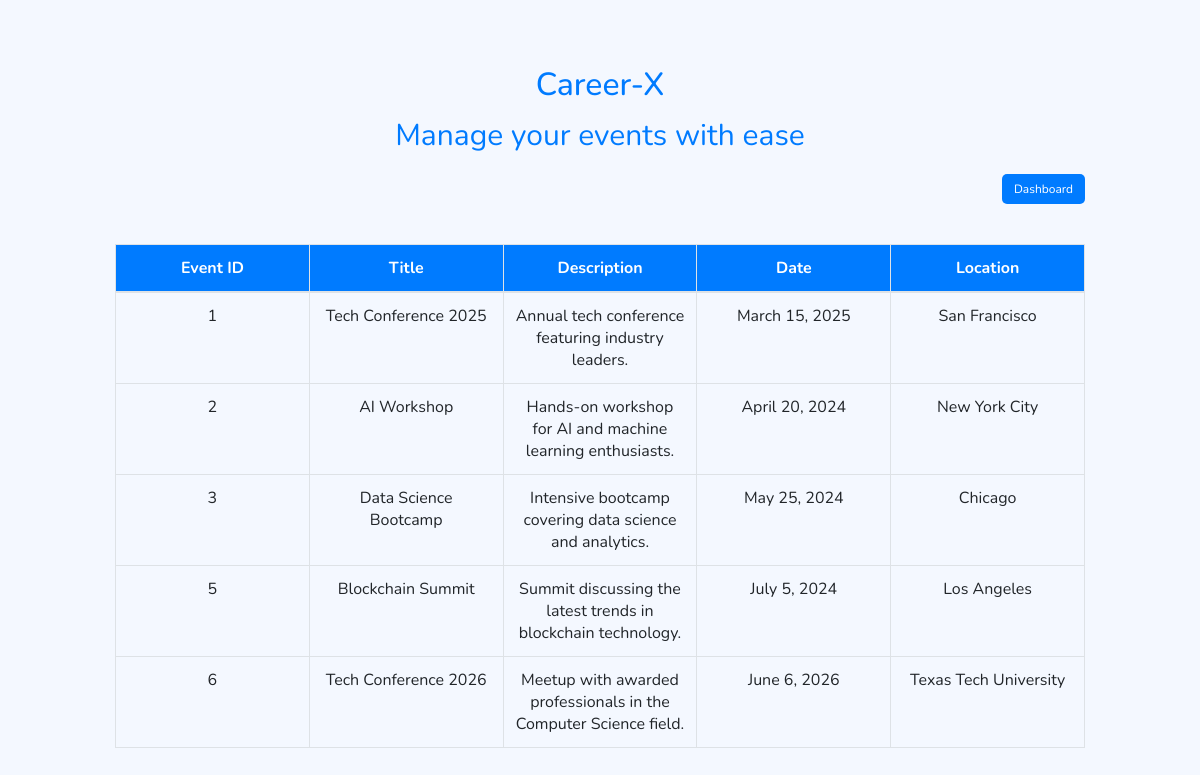
/view_events/, run on the app's committed database.
### home/models.py (models this page shows)
class Event(models.Model):
    event_id = models.AutoField(primary_key=True)
    title = models.CharField(max_length=100, default="Untitled Event")  #default added
    description = models.TextField(default="Description not provided")  #default added
    date = models.DateField(default=date(2024, 1, 1))  #default added
    location = models.CharField(max_length=100, default="TBD")

### home/views.py (the view)
# urls.py: path('view_events/', views.view_events, name='view_events'),
def view_events(request):
    events = Event.objects.all()
    user_type = request.session.get('user_type', None)
    can_manage_events = user_type in ['admin']
    return render(request, 'view_events.html', {'events': events, 'can_manage_events': can_manage_events})

### home/templates/view_events.html (shortened to what this page needs)
{% load static %}
<html>
<head>
<link rel="stylesheet" href="https://stackpath.bootstrapcdn.com/bootstrap/4.3.1/css/bootstrap.min.css">
</head>
<body>
    <section class="vh-100">
        <div class="container-fluid">
            <div class="row d-flex justify-content-center align-items-center h-100">
                <div class="col-md-12 col-lg-10 col-xl-10">
                    <div class="header">
                        <h2>Career-X</h2>
                        <p>Manage your events with ease</p>
                    </div>
                    <div class="d-flex justify-content-between align-items-center">
                        <div class="button-container">
                            <a href="{% url 'dashboard' %}">
                                <button class="btn btn-secondary btn-custom">Dashboard</button>
                            </a>
                        </div>
                    </div>
                    <div class="table-container">
                        <table class="table table-bordered">
                            <thead>
                                <tr>
                                    <th>Event ID</th>
                                    <th>Title</th>
                                    <th>Description</th>
                                    <th>Date</th>
                                    <th>Location</th>
                                </tr>
                            </thead>
                            <tbody>
                                {% for event in events %}
                                <tr>
                                    <td>{{ event.event_id }}</td>
                                    <td>{{ event.title }}</td>
                                    <td>{{ event.description }}</td>
                                    <td>{{ event.date }}</td>
                                    <td>{{ event.location }}</td>
                                </tr>
                                {% empty %}
                                <tr>
                                    <td colspan="{% if can_manage_events %}6{% else %}5{% endif %}">No events available.</td>
                                </tr>
                                {% endfor %}
                            </tbody>
                        </table>
                    </div>
                </div>
            </div>
        </div>
    </section>
</body>
</html>

### home/templates/view_events.html (style rules this page uses)
* { margin: 0; padding: 0; font-family: 'Nunito', sans-serif; box-sizing: border-box; }
body { background-color: #f4f8ff; }
.btn-custom { font-size: 12px; width: 100%; margin-bottom: 10px; background-color: #007bff; color: white; border: none; border-radius: 5px; }
.table-container { margin-top: 30px; }
table { width: 100%; table-layout: fixed; }
thead { background-color: #007bff; color: white; }
th, td { padding: 10px; text-align: center; }
.header { padding-top: 30px; text-align: center; font-size: 30px; color: #007bff; }

### data on the page
Event: event_id "1", title "Tech Conference 2025", description "Annual tech conference featuring industry leaders.", date "March 15, 2025", location "San Francisco"
Event: event_id "2", title "AI Workshop", description "Hands-on workshop for AI and machine learning enthusiasts.", date "April 20, 2024", location "New York City"
Event: event_id "3", title "Data Science Bootcamp", description "Intensive bootcamp covering data science and analytics.", date "May 25, 2024", location "Chicago"
Event: event_id "5", title "Blockchain Summit", description "Summit discussing the latest trends in blockchain technology.", date "July 5, 2024", location "Los Angeles"
Event: event_id "6", title "Tech Conference 2026", description "Meetup with awarded professionals in the Computer Science field.", date "June 6, 2026", location "Texas Tech University"
